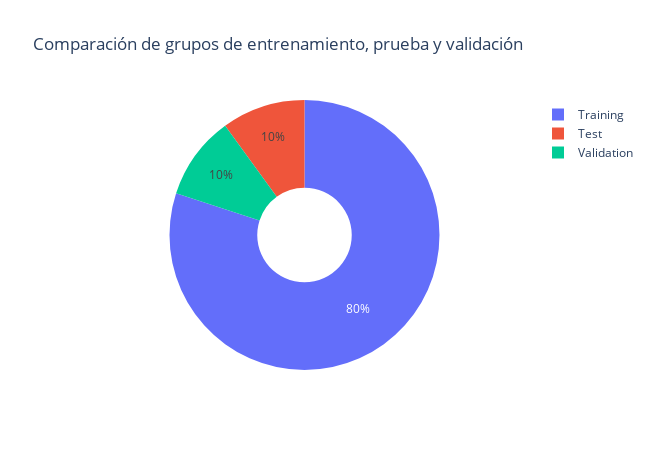

Here is the notebook cell this chart was saved with:
### Code cell
##grupos de entrenamiento (train) y prueba (test)
#X: variable independiente
#Y: variable dependiente
X, y = df_texto.drop('label', axis=1), df_texto['label']
from sklearn.model_selection import train_test_split

#Se dispone del 20% de los datos para prueba
X_train, X_test, y_train, y_test = train_test_split(X, y, test_size=0.20, random_state=40)
data_train = pd.concat([X_train, y_train], axis=1)

#Se extrae el grupo de validación
X_val, X_test, y_val, y_test = train_test_split(X_test, y_test, test_size= 0.50, random_state = 50)
data_val = pd.concat([X_val, y_val], axis=1)
data_test = pd.concat([X_test, y_test], axis=1)

##Comparacion de cantidad de grupos test, prueba y validación
valor = np.array([len(data_train), len(data_val), len(data_test)])
etiquetas = ['Training', 'Validation', 'Test']
figura = go.Figure(data = [go.Pie(values = valor, labels=etiquetas, hole=0.35, title=" ")])
titulo = "Comparación de grupos de entrenamiento, prueba y validación"
figura.update_layout(height = 450, width=650, title = titulo)
figura.show()

### Figure 1 — Plotly figure (JSON) as saved in the notebook; plotly's stock layout.template omitted (floating-point values rounded to 4 significant figures)
{"data": [{"hole": 0.35, "labels": ["Training", "Validation", "Test"], "title": {"text": " "}, "type": "pie", "values": [22241, 2780, 2781]}], "layout": {"height": 450, "title": {"text": "Comparación de grupos de entrenamiento, prueba y validación"}, "width": 650}}
